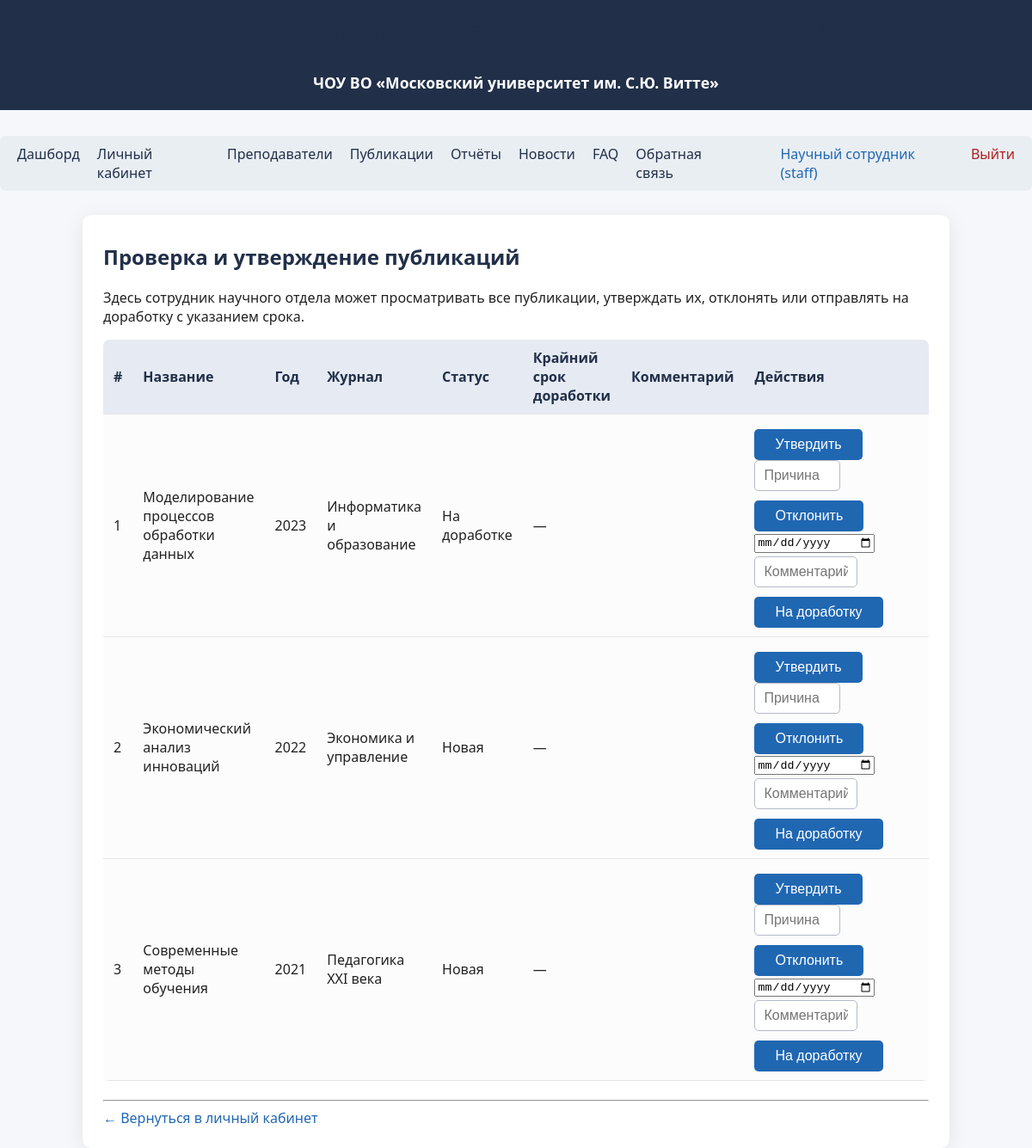
/staff/review (signed in), run on an earlier commit of the app's database.
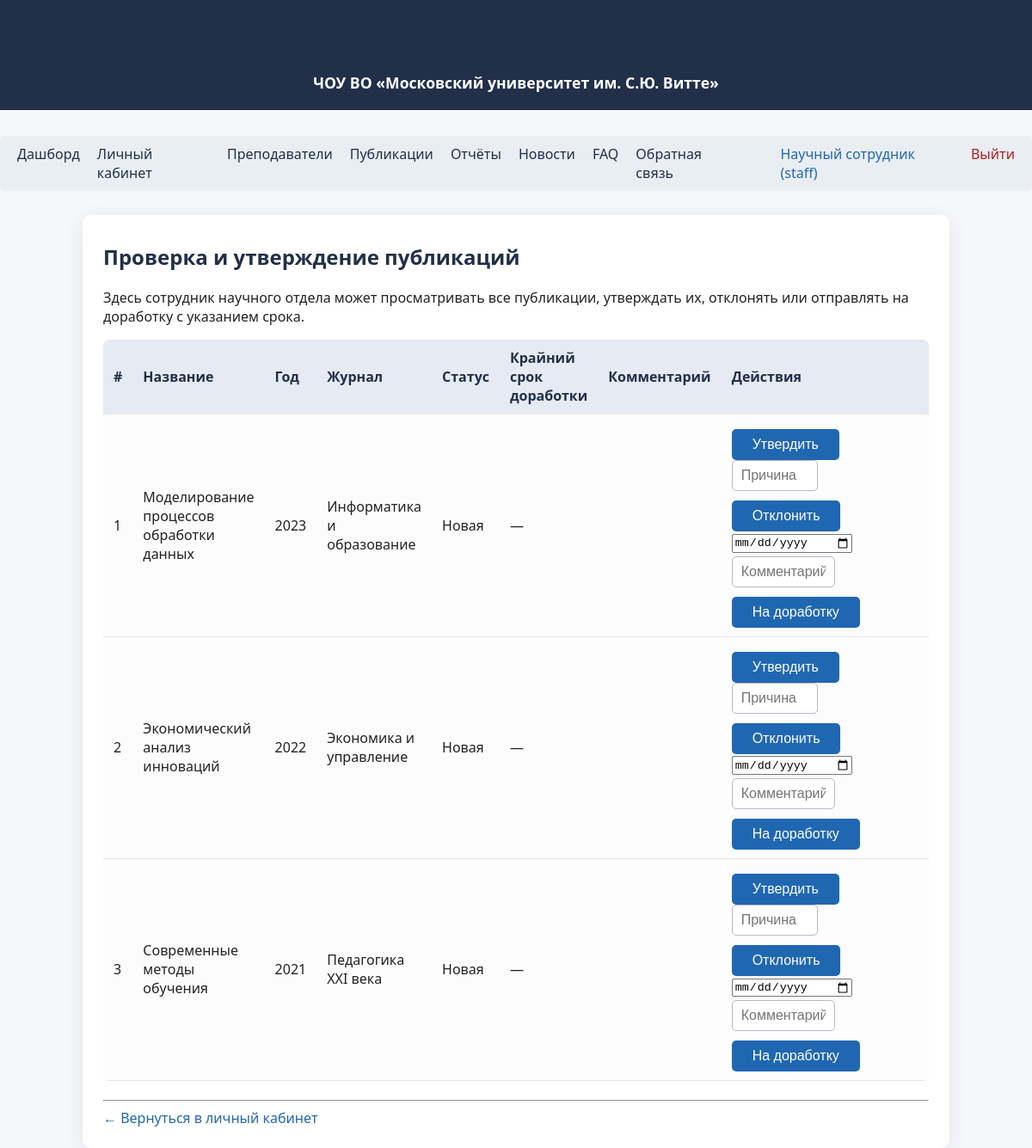
And on a later commit of the database.
### tables this page shows
CREATE TABLE publications (
            id INTEGER PRIMARY KEY AUTOINCREMENT,
            title TEXT,
            year INTEGER,
            journal TEXT,
            source TEXT,
            link TEXT,
            citations INTEGER,
            doi TEXT,
            status TEXT DEFAULT 'new',
            review_comment TEXT,
            revision_deadline TEXT,
            reviewer_id INTEGER
        );

### app/routes.py (the view)
@bp.route('/staff/review')
@login_required(role='staff')
def staff_review():
    pubs = get_publications_for_review()
    today = date.today().isoformat()  # 'YYYY-MM-DD'
    return render_template('staff_review.html', pubs=pubs, today=today)

### app/models.py (called while the page is built)
def get_db():
    db = getattr(g, '_database', None)
    if db is None:
        db = g._database = sqlite3.connect(DATABASE)
        db.row_factory = sqlite3.Row
    return db

def get_user_by_id(user_id):
    db = get_db()
    user = db.execute(
        "SELECT * FROM users WHERE id = ?", (user_id,)
    ).fetchone()
    return user

def get_publications_for_review():
    db = get_db()
    return db.execute(
        "SELECT * FROM publications ORDER BY year DESC, id DESC"
    ).fetchall()

### app/routes.py (called while the page is built)
def login_required(role=None):
    def decorator(f):
        @wraps(f)
        def decorated_function(*args, **kwargs):
            if 'user_id' not in session:
                return redirect(url_for('main.login'))
            if role and session.get('role') != role:
                flash('Нет доступа')
                return redirect(url_for('main.dashboard'))
            return f(*args, **kwargs)
        return decorated_function
    return decorator

@bp.before_app_request
def load_logged_in_user():
    user_id = session.get('user_id')
    g.user = get_user_by_id(user_id) if user_id else None

### app/templates/staff_review.html (shortened to what this page needs)
{% extends "base.html" %}
{% block content %}
<h2>Проверка и утверждение публикаций</h2>
<p>
    Здесь сотрудник научного отдела может просматривать все публикации,
    утверждать их, отклонять или отправлять на доработку с указанием срока.
</p>
{% if pubs and pubs|length > 0 %}
    <table class="table">
        <thead>
            <tr>
                <th>#</th>
                <th>Название</th>
                <th>Год</th>
                <th>Журнал</th>
                <th>Статус</th>
                <th>Крайний срок доработки</th>
                <th>Комментарий</th>
                <th style="width: 260px;">Действия</th>
            </tr>
        </thead>
        <tbody>
            {% for p in pubs %}
            <tr>
                <td>{{ loop.index }}</td>
                <td>{{ p.title }}</td>
                <td>{{ p.year }}</td>
                <td>{{ p.journal }}</td>
                <td>
                    {% if p.status == 'approved' %}
                        Утверждена
                    {% elif p.status == 'rejected' %}
                        Отклонена
                    {% elif p.status == 'revision_required' %}
                        На доработке
                    {% elif p.status == 'new' or not p.status %}
                        Новая
                    {% else %}
                        {{ p.status }}
                    {% endif %}
                </td>
                <td>
                    {% if p.revision_deadline %}
                        {% if p.revision_deadline < today %}
                            <span style="color:red;">{{ p.revision_deadline }} (просрочено)</span>
                        {% else %}
                            <span style="color:green;">{{ p.revision_deadline }}</span>
                        {% endif %}
                    {% else %}
                        —
                    {% endif %}
                </td>
                <td>{{ p.review_comment or '' }}</td>
                <td>
                    <form action="{{ url_for('main.staff_approve_publication', pub_id=p.id) }}"
                          method="post" style="display:inline;">
                        <button type="submit" class="btn">Утвердить</button>
                    </form>
                    <form action="{{ url_for('main.staff_reject_publication', pub_id=p.id) }}"
                          method="post" style="display:inline;">
                        <input type="text" name="comment" placeholder="Причина" style="width:100px; margin-bottom:4px;">
                        <button type="submit" class="btn">Отклонить</button>
                    </form>
                    <form action="{{ url_for('main.staff_send_to_revision', pub_id=p.id) }}"
                          method="post" style="display:inline;">
                        <input type="date" name="revision_deadline" style="width:135px; margin-bottom:4px;">
                        <input type="text" name="comment" placeholder="Комментарий" style="width:120px; margin-bottom:4px;">
                        <button type="submit" class="btn">На доработку</button>
                    </form>
                </td>
            </tr>
            {% endfor %}
        </tbody>
    </table>
{% else %}
    <p>Публикаций пока нет.</p>
{% endif %}
<hr>
<a href="{{ url_for('main.profile') }}">← Вернуться в личный кабинет</a>
{% endblock %}

What changed in the data, as far as the page shows it:
changed publications "Моделирование процессов обработки данных": status "На доработке" → "Новая"
